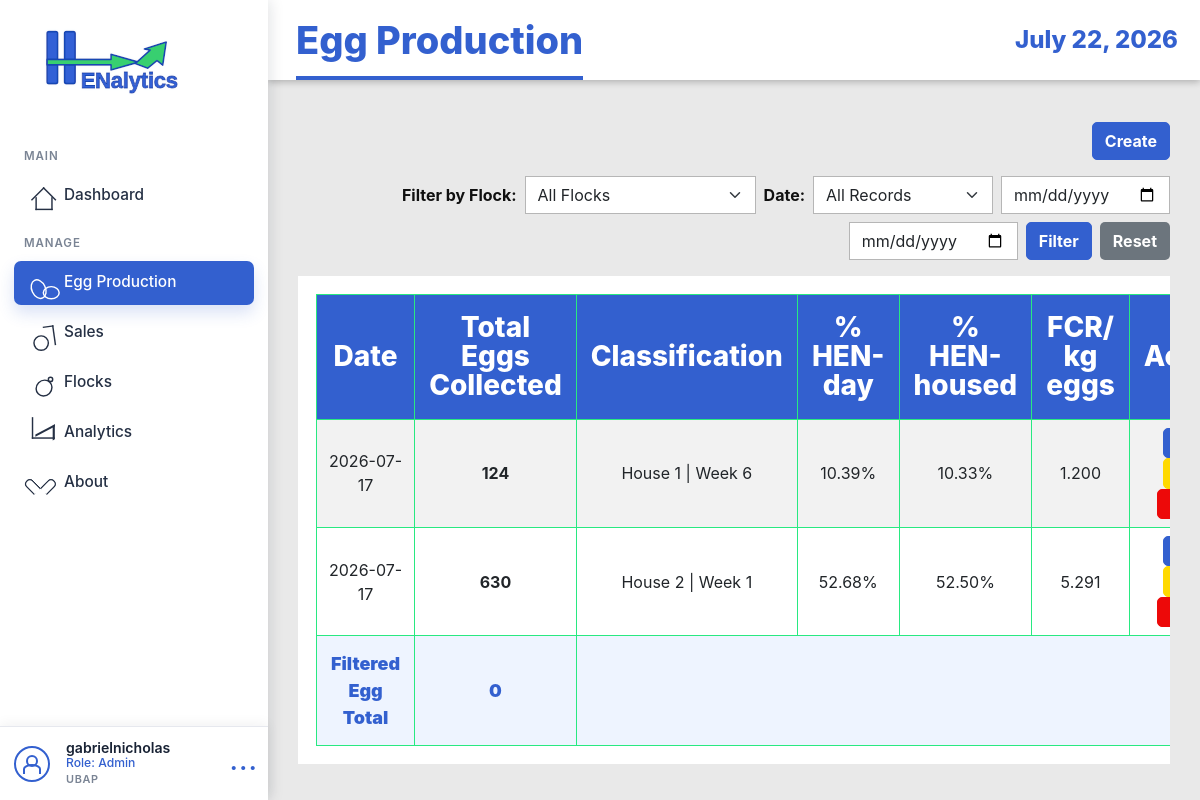
/production-logs/ (signed in), run on an earlier commit of the app's database.
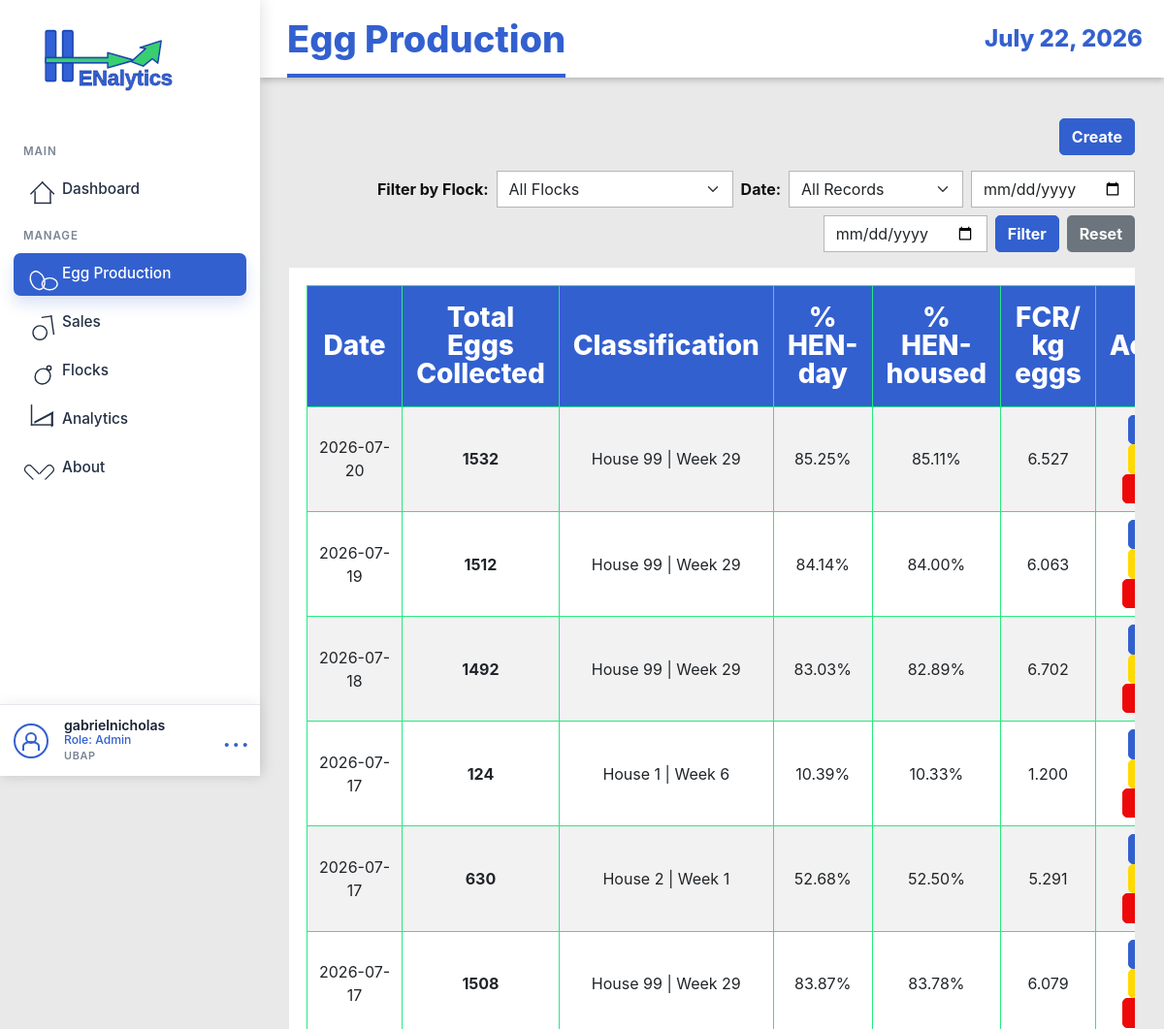
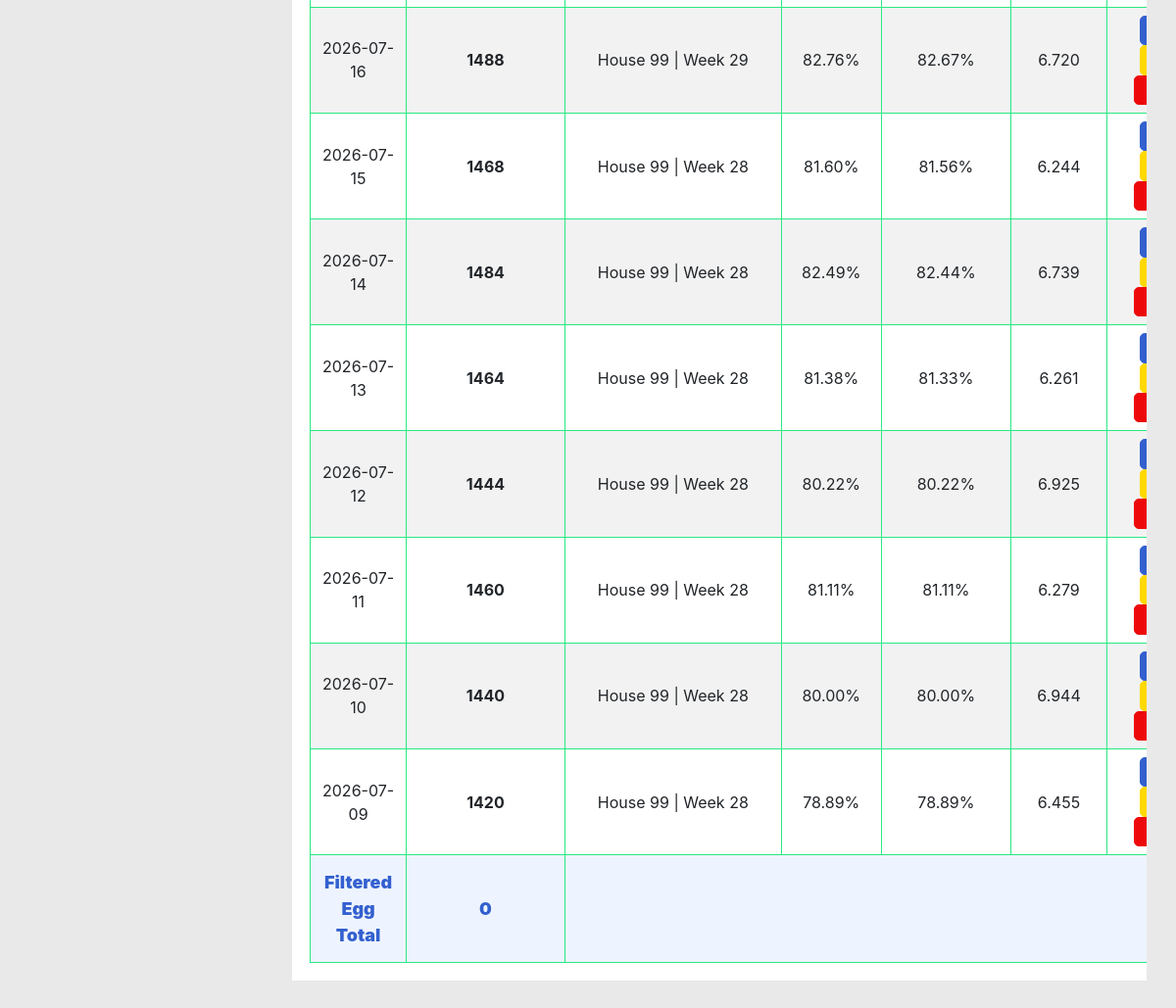
And on a later commit of the database (2 pictures, top to bottom).
### EggProduction/models.py (models this page shows, shortened)
class ProductionLog(models.Model):
    flock = models.ForeignKey(Flock, on_delete=models.CASCADE, related_name='production_logs')
    log_date = models.DateField()
    age_weeks = models.IntegerField(validators=[MinValueValidator(0)])
    age_days = models.IntegerField(validators=[MinValueValidator(0)])
    hen_count = models.IntegerField(validators=[MinValueValidator(0)])
    dead_count = models.IntegerField(validators=[MinValueValidator(0)], default=0)
    culled_count = models.IntegerField(validators=[MinValueValidator(0)], default=0)
    feed_bags = models.IntegerField(validators=[MinValueValidator(0)], default=0)
    eggs_total = models.IntegerField(validators=[MinValueValidator(0)])
    pct_hen_day = models.DecimalField(max_digits=5, decimal_places=2, validators=[MinValueValidator(0), MaxValueValidator(100)])
    pct_hen_housed = models.DecimalField(max_digits=5, decimal_places=2, validators=[MinValueValidator(0), MaxValueValidator(100)])
    fcr = models.DecimalField(max_digits=5, decimal_places=3, null=True, blank=True, help_text="Feed Conversion Ratio")
    remarks = models.TextField(blank=True, null=True)
    entered_by = models.ForeignKey(User, on_delete=models.SET_NULL, null=True, related_name='production_logs')
    created_at = models.DateTimeField(auto_now_add=True)
    updated_at = models.DateTimeField(auto_now=True)
    class Meta:
        ordering = ['-log_date']
        unique_together = ('flock', 'log_date')

class Flock(models.Model):
    STATUS_CHOICES = (
        ('active', 'Active'),
        ('inactive', 'Inactive'),
        ('culled', 'Culled'),
    )
    house_no = models.IntegerField()
    breed_strain = models.CharField(max_length=100)
    date_started = models.DateField()
    initial_hen_count = models.IntegerField(validators=[MinValueValidator(1)])
    status = models.CharField(max_length=20, choices=STATUS_CHOICES, default='active')
    notes = models.TextField(blank=True, null=True)
    created_at = models.DateTimeField(auto_now_add=True)
    updated_at = models.DateTimeField(auto_now=True)
    class Meta:
        ordering = ['-date_started']
        unique_together = ['house_no', 'date_started']

### EggProduction/views.py (the view)
# urls.py: path('production-logs/', views.ProductionLogListView.as_view(), name='production-log-list'),
class ProductionLogListView(StaffAccessMixin, ListView):
    model = ProductionLog
    template_name = 'egg_production/production_log_list.html'
    context_object_name = 'production_logs'
    ordering = ['-log_date']
    def get_queryset(self):
        qs = super().get_queryset().select_related('flock', 'entered_by')
        flock_id = self.request.GET.get('flock_id')
        if flock_id:
            qs = qs.filter(flock_id=flock_id)
        period = self.request.GET.get('period', 'all')
        today = timezone.now().date()
        date_from = self.request.GET.get('date_from')
        date_to = self.request.GET.get('date_to')
        if period == 'today':
            qs = qs.filter(log_date=today)
        elif period == 'month':
            qs = qs.filter(log_date__gte=today.replace(day=1), log_date__lte=today)
        elif period == 'six_months':
            qs = qs.filter(log_date__gte=today - timedelta(days=183), log_date__lte=today)
        elif period == 'year':
            qs = qs.filter(log_date__gte=today.replace(month=1, day=1), log_date__lte=today)
        elif period == 'custom':
            if date_from:
                qs = qs.filter(log_date__gte=date_from)
            if date_to:
                qs = qs.filter(log_date__lte=date_to)
        return qs
    def get_context_data(self, **kwargs):
        context = super().get_context_data(**kwargs)
        context['flocks'] = Flock.objects.order_by('house_no', '-date_started')
        context['selected_flock_id'] = self.request.GET.get('flock_id', '')
        context['selected_period'] = self.request.GET.get('period', 'all')
        context['selected_date_from'] = self.request.GET.get('date_from', '')
        context['selected_date_to'] = self.request.GET.get('date_to', '')
        return context

### EggProduction/views.py (called while the page is built)
    def test_func(self):
        user = self.request.user
        try:
            profile = UserProfile.objects.get(user=user)
            return profile.role in ['staff', 'admin', 'manager']
        except UserProfile.DoesNotExist:
            return user.is_staff or user.is_superuser

### EggProduction/templates/egg_production/production_log_list.html (shortened to what this page needs)
{% extends 'base.html' %}
{% block page_title %}Egg Production{% endblock %}
{% block content %}
<div class="page-actions">
    {% if perms.eggproduction.add_productionlog or user.is_staff %}
    <a href="{% url 'eggproduction:production-log-create' %}" class="btn btn-primary">Create</a>
    {% endif %}
</div>
<form method="get" class="filter-row production-filter" data-swal-filter
    data-swal-title="Filtering production records"
    data-swal-text="The table and filtered egg total will update using your selected filters.">
    <label for="flock_id">Filter by Flock:</label>
    <select name="flock_id" id="flock_id" class="form-select">
        <option value="">All Flocks</option>
    </select>
    <label for="period">Date:</label>
    <select name="period" id="period" class="form-select">
        <option value="all" {% if selected_period == 'all' %}selected{% endif %}>All Records</option>
    </select>
    <input type="date" name="date_from" class="form-control" value="{{ selected_date_from }}">
    <input type="date" name="date_to" class="form-control" value="{{ selected_date_to }}">
    <button type="submit" class="btn btn-info">Filter</button>
    <a href="{% url 'eggproduction:production-log-list' %}" class="btn btn-secondary">Reset</a>
</form>
<div class="table-responsive">
    <table class="table table-striped table-hover prototype-table js-data-table"
        data-export-title="Egg Production"
        data-export-enabled="{% if user.is_superuser or user.userprofile.role == 'admin' %}true{% else %}false{% endif %}"
        data-total-column="1"
        data-total-label="Filtered Egg Total">
        <thead class="table-dark">
            <tr>
                <th>Date</th>
                <th>Total<br>Eggs Collected</th>
                <th>Classification</th>
                <th>% HEN-day</th>
                <th>% HEN-housed</th>
                <th>FCR/<br>kg eggs</th>
                <th class="no-export">Actions</th>
            </tr>
        </thead>
        <tbody>
            {% for log in production_logs %}
            <tr>
                <td>{{ log.log_date|date:"Y-m-d" }}</td>
                <td><strong>{{ log.eggs_total }}</strong></td>
                <td>House {{ log.flock.house_no }} | Week {{ log.age_weeks }}</td>
                <td>{{ log.pct_hen_day }}%</td>
                <td>{{ log.pct_hen_housed }}%</td>
                <td>{{ log.fcr|default:"N/A" }}</td>
                <td class="no-export">
                    <a href="{% url 'eggproduction:production-log-detail' log.pk %}" class="btn btn-sm btn-info">View</a>
                    <a href="{% url 'eggproduction:production-log-edit' log.pk %}" class="btn btn-sm btn-warning">Edit</a>
                    <a href="{% url 'eggproduction:production-log-delete' log.pk %}" class="btn btn-sm btn-danger" data-swal-delete-link>Delete</a>
                </td>
            </tr>
            {% endfor %}
        </tbody>
        <tfoot>
            <tr>
                <th>Filtered Egg Total</th>
                <th data-table-total>0</th>
                <th colspan="5"></th>
            </tr>
        </tfoot>
    </table>
</div>
{% endblock %}

### EggProduction/templates/base.html (shortened to what this page needs)
{% load static %}
<!DOCTYPE html>
<html lang="en">
<head>
    <link href="https://cdn.jsdelivr.net/npm/bootstrap@5.3.0/dist/css/bootstrap.min.css" rel="stylesheet">
    <link rel="stylesheet" href="https://cdn.datatables.net/1.13.8/css/jquery.dataTables.min.css">
    <link rel="stylesheet" href="https://cdn.datatables.net/buttons/2.4.2/css/buttons.dataTables.min.css">
    <link rel="stylesheet" href="{% static 'EggProduction/css/style.css' %}">
</head>
<body class="{% if request.user.is_authenticated %}app-body{% else %}auth-body{% endif %}">
    {% if request.user.is_authenticated %}
    <div class="app-shell">
        <aside class="app-sidebar">
            <a href="{% url 'eggproduction:dashboard' %}" class="brand-lockup">
                <img src="{% static 'EggProduction/img/logo.svg' %}" alt="Henalytics">
            </a>
            <nav class="side-nav" aria-label="Main navigation">
                <div class="nav-section-label">MAIN</div>
                <a href="{% url 'eggproduction:dashboard' %}"
                    class="side-link {% if request.resolver_match.url_name == 'dashboard' %}active{% endif %}">
                    <span class="side-icon icon-home"></span>
                    <span>Dashboard</span>
                </a>
                <div class="nav-section-label">MANAGE</div>
                <a href="{% url 'eggproduction:production-log-list' %}"
                    class="side-link {% if 'production-log' in request.resolver_match.url_name or 'grading-log' in request.resolver_match.url_name %}active{% endif %}">
                    <span class="side-icon icon-eggs"></span>
                    <span>Egg Production</span>
                </a>
                <a href="{% url 'eggproduction:sales-transaction-list' %}"
                    class="side-link {% if 'sales-transaction' in request.resolver_match.url_name or 'sales-item' in request.resolver_match.url_name %}active{% endif %}">
                    <span class="side-icon icon-sales"></span>
                    <span>Sales</span>
                </a>
                <a href="{% url 'eggproduction:flock-list' %}"
                    class="side-link {% if 'flock' in request.resolver_match.url_name %}active{% endif %}">
                    <span class="side-icon icon-flock"></span>
                    <span>Flocks</span>
                </a>
                <a href="{% url 'eggproduction:harvest-forecast-list' %}"
                    class="side-link {% if 'forecast' in request.resolver_match.url_name or 'model-version' in request.resolver_match.url_name %}active{% endif %}">
                    <span class="side-icon icon-chart"></span>
                    <span>Analytics</span>
                </a>
                <a href="{% url 'index' %}"
                    class="side-link {% if request.resolver_match.url_name == 'index' %}active{% endif %}">
                    <span class="side-icon icon-heart"></span>
                    <span>About</span>
                </a>
            </nav>
            <div class="sidebar-account">
                <div class="account-avatar"></div>
                <div class="account-copy">
                    <div class="account-name">{{ request.user.get_full_name|default:request.user.username }}</div>
                    <div class="account-role">
                        Role:
                        {% if request.user.is_superuser %}
                        Admin
                        {% elif request.user.userprofile.display_role %}
                        {{ request.user.userprofile.display_role }}
                        {% else %}
                        Staff
                        {% endif %}
                    </div>
                    <div class="account-meta">UBAP</div>
                </div>
                <form method="post" action="{% url 'logout' %}" class="account-menu">
                    <button type="submit" aria-label="Logout">...</button>
                </form>
            </div>
        </aside>
        <section class="app-panel">
            <header class="app-topbar">
                <h1>{% block page_title %}Dashboard{% endblock %}</h1>
                <time>{% now "F j, Y" %}</time>
            </header>
            <main class="app-content">
                {% else %}
                <main>
                    {% endif %}
                    {% block content %}{% endblock %}
                    {% if request.user.is_authenticated %}
                </main>
        </section>
    </div>
    {% else %}
    </main>
    {% endif %}
</body>
</html>

What changed in the data, as far as the page shows it:
added ProductionLog: log_date "2026-07-20", eggs_total "1532", flock.house_no "99", age_weeks "29", pct_hen_day "85.25", pct_hen_housed "85.11", fcr "6.527"
added ProductionLog: log_date "2026-07-19", eggs_total "1512", flock.house_no "99", age_weeks "29", pct_hen_day "84.14", pct_hen_housed "84.00", fcr "6.063"
added ProductionLog: log_date "2026-07-18", eggs_total "1492", flock.house_no "99", age_weeks "29", pct_hen_day "83.03", pct_hen_housed "82.89", fcr "6.702"
added ProductionLog: log_date "2026-07-17", eggs_total "1508", flock.house_no "99", age_weeks "29", pct_hen_day "83.87", pct_hen_housed "83.78", fcr "6.079"
added ProductionLog: log_date "2026-07-16", eggs_total "1488", flock.house_no "99", age_weeks "29", pct_hen_day "82.76", pct_hen_housed "82.67", fcr "6.720"
added ProductionLog: log_date "2026-07-15", eggs_total "1468", flock.house_no "99", age_weeks "28", pct_hen_day "81.60", pct_hen_housed "81.56", fcr "6.244"
added ProductionLog: log_date "2026-07-14", eggs_total "1484", flock.house_no "99", age_weeks "28", pct_hen_day "82.49", pct_hen_housed "82.44", fcr "6.739"
added ProductionLog: log_date "2026-07-13", eggs_total "1464", flock.house_no "99", age_weeks "28", pct_hen_day "81.38", pct_hen_housed "81.33", fcr "6.261"
added ProductionLog: log_date "2026-07-12", eggs_total "1444", flock.house_no "99", age_weeks "28", pct_hen_day "80.22", pct_hen_housed "80.22", fcr "6.925"
added ProductionLog: log_date "2026-07-11", eggs_total "1460", flock.house_no "99", age_weeks "28", pct_hen_day "81.11", pct_hen_housed "81.11", fcr "6.279"
added ProductionLog: log_date "2026-07-10", eggs_total "1440", flock.house_no "99", age_weeks "28", pct_hen_day "80.00", pct_hen_housed "80.00", fcr "6.944"
added ProductionLog: log_date "2026-07-09", eggs_total "1420", flock.house_no "99", age_weeks "28", pct_hen_day "78.89", pct_hen_housed "78.89", fcr "6.455"
